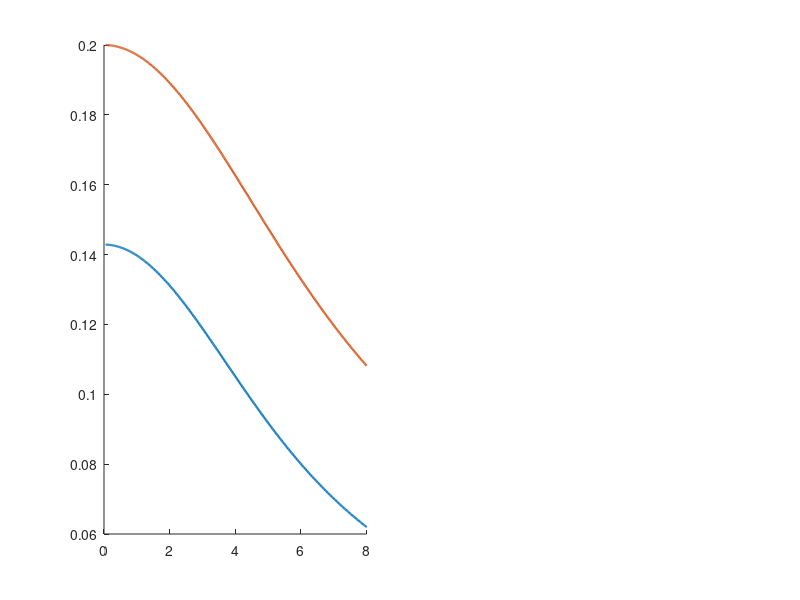

Here is the MATLAB script that generated this plot: (Note: this script raises an error after producing the figure.)
function theoretical_bounds()
% THEORETICAL_BOUNDS  A priori error bounds for the COSH onset method.
%
%   Closed-form bounds on (i) the shape deviation of the angular rate and
%   (ii) the identified critical moment, produced by the two model
%   truncation channels:
%
%     rho_phi = W a (1 - cos dphi) + W z_CoM (sin dphi - dphi)   [gravity]
%     rho_b   = beta_M * dM_win * dphi                           [GE bilinear]
%
%   No dataset, no moment of inertia, and -- in the normalised forms --
%   no calibrated constants at all.
%
%   THE CHAIN
%   ---------
%   The deviation obeys  J_P e'' - D e = rho  with zero onset conditions,
%   so e is the Duhamel integral alone.  Two facts close everything:
%
%     (a) the convolution kernel cosh(C2 (tau-s)) DECREASES in s, and
%         both rho channels INCREASE in tau, so Chebyshev's integral
%         inequality replaces max|rho| by the TIME AVERAGE rho_bar;
%     (b) the onset sensitivity reduces to a normalised weighted average,
%         dM_crit = -int rho w,  with w >= 0 and int w = 1,  w decreasing,
%         so the same inequality gives |dM_crit| <= rho_bar.
%
%   With x = C2 * tau_end and R(x) = rho_bar / rho_max,
%
%     |dM_crit|              <= R(x) rho_max          <= (1/7) rho_phi
%                                                      + (1/5) rho_b
%     |dw|_end / w_end       <= Phi(x) rho_max/dM_win <= (1/2) rho_phi/dM_win
%                                                      + (1)   rho_b/dM_win
%     |dw|_end     [rad/s]   =  R(x) rho_max * K * C2 * sinh(x)
%
%   where Phi(x) = x R(x) coth(x/2).  The first two are uniform in x, so
%   they need neither C2 nor J_P; only the absolute rate bound does, and
%   there C2 and K are calibrated quantities, not computed ones.
%
%   Usage:  theoretical_bounds
%
%   Companion to analysis/error_budget.py (the measured counterpart).

% ----------------------------------------------------------------- config
c.W        = 31.59;              % N, loaded weight (3.220 kg)
c.lp       = struct('roll', 0.130, 'pitch', 0.100);   % m, pivot offsets
c.lam_off  = 0.020;              % m, worst |CoM offset| added to the arm
c.zCoM     = 0.20;               % m, WORST case (smallest -> largest rho)
c.beta_M   = 0.0345;             % 1/rad, GE moment-coefficient slope
c.dM_win   = 1.30;               % N.m, commanded moment increment over the
                                 %      fit window   <-- CHECK against data
c.caps_deg = [5 10];             % excursion caps: design cap, largest tilt
c.x_meas   = [1.08 2.67 5.20];   % measured C2*tau_end: min, median, max
c.C2_rep   = 5.0;                % rad/s, representative calibrated C2
c.K_rep    = 0.19;               % 1/(N.m), representative calibrated K

fprintf('\n=== A priori bounds, COSH onset method ===\n');
fprintf('W = %.2f N, z_CoM = %.2f m (worst), lambda_off = %.3f m\n', ...
        c.W, c.zCoM, c.lam_off);
fprintf('beta_M = %.4f 1/rad, dM_win = %.2f N.m\n\n', c.beta_M, c.dM_win);

% ------------------------------------------------- 1. shape factors R, Phi
check_series_and_quadrature();
report_limits();

% ------------------------------------------------------- 2. cross table
axes_ = {'roll', 'pitch'};
fprintf(['\n%-6s %-6s %8s %9s %9s | %10s %10s | %9s %9s\n'], ...
        'axis', 'cap', 'a [m]', 'rho_phi', 'rho_b', 'dM_crit', ...
        'dCoM', 'dw/w', 'dw');
fprintf(['%-6s %-6s %8s %9s %9s | %10s %10s | %9s %9s\n'], ...
        '', '[deg]', '', '[mN.m]', '[mN.m]', '[mN.m]', '[mm]', ...
        '[%]', '[mrad/s]');
fprintf('%s\n', repmat('-', 1, 92));

for ia = 1:numel(axes_)
    ax = axes_{ia};
    a  = c.lp.(ax) + c.lam_off;
    for cap = c.caps_deg
        dphi = deg2rad(cap);
        rp   = rho_phi_max(c.W, a, c.zCoM, dphi);       % N.m
        rb   = c.beta_M * c.dM_win * dphi;              % N.m

        % (i) deliverable bound, uniform in x  -> no C2, no J_P
        dM   = rp/7 + rb/5;                             % N.m
        dCoM = dM / c.W * 1e3;                          % mm

        % (ii) relative shape deviation, uniform in x -> no C2, no J_P
        drel = (0.5*rp + 1.0*rb) / c.dM_win * 100;      % %

        % (iii) absolute shape deviation at the worst measured x
        %       (this one does use the CALIBRATED C2, K -- still no J_P)
        x    = min(c.x_meas);                           % smallest x = largest R
        rbar = R_sa(x)*rp + R_b(x)*rb;
        dw   = rbar * c.K_rep * c.C2_rep * sinh(x) * 1e3;   % mrad/s

        fprintf('%-6s %-6d %8.3f %9.1f %9.2f | %10.2f %10.3f | %9.2f %9.1f\n', ...
                ax, cap, a, rp*1e3, rb*1e3, dM*1e3, dCoM, drel, dw);
    end
end

fprintf(['\nBounds (i) and (ii) are uniform in x = C2*tau_end: they use\n' ...
         'R_sa <= 1/7, R_b <= 1/5, Phi_sa <= 1/2, Phi_b <= 1, so neither\n' ...
         'C2 nor J_P enters.  Only (iii) uses the calibrated (C2, K).\n']);

% ----------------------------------------------------------- 3. figures
plot_shape_factors(c);

end % =====================================================================


function r = rho_phi_max(W, a, z, dphi)
% Exact gravity linearisation remainder at excursion dphi.
% Leading orders:  +W a dphi^2/2  -  W z dphi^3/6.  The cubic is negative,
% so dropping it recovers the familiar quadratic bound conservatively, and
% the whole z_CoM box moves rho_phi by only a few percent.
r = W*a*(1 - cos(dphi)) + W*z*(sin(dphi) - dphi);
end


% ------------------------------------------------------------------------
%  Shape factors R(x) = rho_bar / rho_max.
%
%  rho_sa ~ (sinh v - v)^2   (order tau^6 at the anchor) -> R -> 1/7
%  rho_b  ~ v (sinh v - v)   (order tau^4 at the anchor) -> R -> 1/5
%
%  The closed forms below suffer heavy cancellation for small x, so a
%  series is used there; check_series_and_quadrature() validates
%  against adaptive quadrature.
% ------------------------------------------------------------------------

function R = R_sa(x)
R = zeros(size(x));
for k = 1:numel(x)
    xk = x(k);
    if xk < 0.5
        R(k) = (1/7) * (1 - xk^2/45);          % series, cancellation-free
    elseif xk > 50
        R(k) = 1/(2*xk);                       % asymptote, overflow-free
    else
        num  = 0.5*sinh(xk)*cosh(xk) - xk/2 - 2*xk*cosh(xk) ...
               + 2*sinh(xk) + xk^3/3;
        R(k) = num / (xk * (sinh(xk) - xk)^2);
    end
end
end


function R = R_b(x)
R = zeros(size(x));
for k = 1:numel(x)
    xk = x(k);
    if xk < 0.5
        R(k) = (1/5) * (1 - xk^2/70);
    elseif xk > 50
        R(k) = (xk - 1)/xk^2;                  % asymptote, overflow-free
    else
        num  = xk*cosh(xk) - sinh(xk) - xk^3/3;
        R(k) = num / (xk^2 * (sinh(xk) - xk));
    end
end
end


function P = Phi_sa(x), P = x .* R_sa(x) .* coth(x/2); end
function P = Phi_b(x),  P = x .* R_b(x)  .* coth(x/2); end


function check_series_and_quadrature()
% Cross-check the closed forms against adaptive quadrature of the
% defining integrals, and verify monotonicity of R and Phi.
xs = logspace(-1, 1, 60);
q_sa = zeros(size(xs)); q_b = zeros(size(xs));
for k = 1:numel(xs)
    xk = xs(k);
    q_sa(k) = integral(@(v)(sinh(v)-v).^2, 0, xk) / (xk*(sinh(xk)-xk)^2);
    q_b(k)  = integral(@(v) v.*(sinh(v)-v), 0, xk) / (xk^2*(sinh(xk)-xk));
end
e_sa = max(abs(R_sa(xs) - q_sa) ./ q_sa);
e_b  = max(abs(R_b(xs)  - q_b ) ./ q_b );
fprintf('closed form vs quadrature (x in [0.1, 10]):\n');
fprintf('   max rel. error   R_sa %.2e    R_b %.2e\n', e_sa, e_b);

mono = @(y) all(diff(y) < 0);
fprintf('   R_sa decreasing  %d      R_b decreasing  %d\n', ...
        mono(R_sa(xs)), mono(R_b(xs)));
fprintf('   Phi_sa increasing %d     Phi_b increasing %d\n', ...
        all(diff(Phi_sa(xs)) > 0), all(diff(Phi_b(xs)) > 0));
end


function report_limits()
xs = [1e-3 1.08 2.67 5.20 1e3];   % last two branches are asymptotic
fprintf('\n%8s %10s %10s %10s %10s\n', 'x', 'R_sa', 'R_b', 'Phi_sa', 'Phi_b');
for x = xs
    fprintf('%8.3g %10.4f %10.4f %10.4f %10.4f\n', ...
            x, R_sa(x), R_b(x), Phi_sa(x), Phi_b(x));
end
fprintf(['limits:  R_sa 1/7=%.4f -> 1/(2x),   R_b 1/5=%.4f -> (x-1)/x^2\n' ...
         '         Phi_sa 2/7=%.4f -> 1/2,     Phi_b 2/5=%.4f -> 1\n'], ...
        1/7, 1/5, 2/7, 2/5);
end


function plot_shape_factors(c)
x = linspace(0.05, 8, 400);
figure('Color', 'w', 'Position', [100 100 900 340]);

subplot(1,2,1); hold on; box off;
plot(x, R_sa(x), 'LineWidth', 1.6);
plot(x, R_b(x),  'LineWidth', 1.6);
yline(1/7, ':'); yline(1/5, ':');
for xm = c.x_meas, xline(xm, 'Color', [.8 .8 .8]); end
xlabel('x = C_2 \tau_{end}'); ylabel('R(x) = $\bar\rho/\rho_{max}$', ...
       'Interpreter', 'latex');
legend({'gravity  (\rightarrow 1/7)', 'bilinear (\rightarrow 1/5)'}, ...
       'Location', 'northeast'); legend boxoff;
title('deliverable factor');

subplot(1,2,2); hold on; box off;
plot(x, Phi_sa(x), 'LineWidth', 1.6);
plot(x, Phi_b(x),  'LineWidth', 1.6);
yline(0.5, ':'); yline(1.0, ':');
for xm = c.x_meas, xline(xm, 'Color', [.8 .8 .8]); end
xlabel('x = C_2 \tau_{end}'); ylabel('\Phi(x) = x R(x) coth(x/2)');
legend({'gravity  (\rightarrow 1/2)', 'bilinear (\rightarrow 1)'}, ...
       'Location', 'southeast'); legend boxoff;
title('shape-deviation factor');

if exist('exportgraphics', 'file')
    exportgraphics(gcf, 'theoretical_bounds.pdf', 'ContentType', 'vector');
    fprintf('\nfigure -> theoretical_bounds.pdf\n');
end
end
